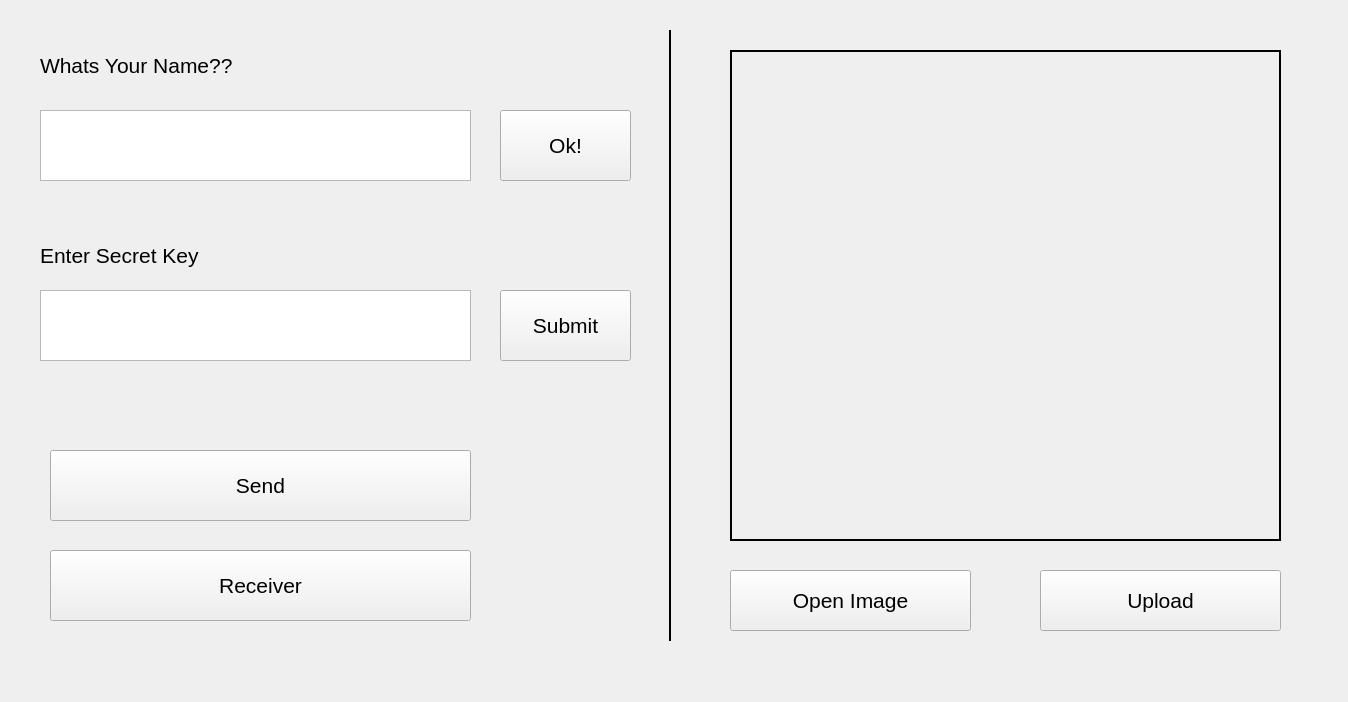
<?xml version="1.0" encoding="UTF-8"?>
<ui version="4.0">
 <class>MainWindow</class>
 <widget class="QMainWindow" name="MainWindow">
  <property name="geometry">
   <rect>
    <x>0</x>
    <y>0</y>
    <width>1348</width>
    <height>702</height>
   </rect>
  </property>
  <property name="windowTitle">
   <string notr="true">MedAlthea</string>
  </property>
  <widget class="QWidget" name="centralwidget">
   <widget class="Line" name="divide_line">
    <property name="geometry">
     <rect>
      <x>660</x>
      <y>30</y>
      <width>20</width>
      <height>611</height>
     </rect>
    </property>
    <property name="frameShadow">
     <enum>QFrame::Plain</enum>
    </property>
    <property name="lineWidth">
     <number>2</number>
    </property>
    <property name="orientation">
     <enum>Qt::Vertical</enum>
    </property>
   </widget>
   <widget class="QLabel" name="label_image">
    <property name="geometry">
     <rect>
      <x>730</x>
      <y>50</y>
      <width>551</width>
      <height>491</height>
     </rect>
    </property>
    <property name="frameShape">
     <enum>QFrame::Box</enum>
    </property>
    <property name="lineWidth">
     <number>2</number>
    </property>
    <property name="text">
     <string/>
    </property>
    <property name="alignment">
     <set>Qt::AlignCenter</set>
    </property>
   </widget>
   <widget class="QPushButton" name="open_image">
    <property name="geometry">
     <rect>
      <x>730</x>
      <y>570</y>
      <width>241</width>
      <height>61</height>
     </rect>
    </property>
    <property name="font">
     <font>
      <family>MS Shell Dlg 2</family>
      <pointsize>16</pointsize>
     </font>
    </property>
    <property name="text">
     <string>Open Image</string>
    </property>
   </widget>
   <widget class="QPushButton" name="upload_image">
    <property name="geometry">
     <rect>
      <x>1040</x>
      <y>570</y>
      <width>241</width>
      <height>61</height>
     </rect>
    </property>
    <property name="font">
     <font>
      <family>MS Shell Dlg 2</family>
      <pointsize>16</pointsize>
     </font>
    </property>
    <property name="text">
     <string>Upload</string>
    </property>
   </widget>
   <widget class="QPushButton" name="send">
    <property name="geometry">
     <rect>
      <x>50</x>
      <y>450</y>
      <width>421</width>
      <height>71</height>
     </rect>
    </property>
    <property name="font">
     <font>
      <pointsize>16</pointsize>
     </font>
    </property>
    <property name="text">
     <string>Send</string>
    </property>
   </widget>
   <widget class="QPushButton" name="submit">
    <property name="geometry">
     <rect>
      <x>500</x>
      <y>290</y>
      <width>131</width>
      <height>71</height>
     </rect>
    </property>
    <property name="font">
     <font>
      <pointsize>16</pointsize>
     </font>
    </property>
    <property name="text">
     <string>Submit</string>
    </property>
   </widget>
   <widget class="QLabel" name="secretkey_label">
    <property name="geometry">
     <rect>
      <x>40</x>
      <y>230</y>
      <width>411</width>
      <height>51</height>
     </rect>
    </property>
    <property name="font">
     <font>
      <pointsize>16</pointsize>
     </font>
    </property>
    <property name="text">
     <string>Enter Secret Key </string>
    </property>
   </widget>
   <widget class="QTextEdit" name="name_field">
    <property name="geometry">
     <rect>
      <x>40</x>
      <y>110</y>
      <width>431</width>
      <height>71</height>
     </rect>
    </property>
    <property name="font">
     <font>
      <pointsize>16</pointsize>
     </font>
    </property>
   </widget>
   <widget class="QTextEdit" name="secret_key">
    <property name="geometry">
     <rect>
      <x>40</x>
      <y>290</y>
      <width>431</width>
      <height>71</height>
     </rect>
    </property>
    <property name="font">
     <font>
      <pointsize>16</pointsize>
     </font>
    </property>
   </widget>
   <widget class="QLabel" name="name_label">
    <property name="geometry">
     <rect>
      <x>40</x>
      <y>40</y>
      <width>421</width>
      <height>51</height>
     </rect>
    </property>
    <property name="font">
     <font>
      <pointsize>16</pointsize>
     </font>
    </property>
    <property name="text">
     <string>Whats Your Name??</string>
    </property>
   </widget>
   <widget class="QPushButton" name="ok_button">
    <property name="geometry">
     <rect>
      <x>500</x>
      <y>110</y>
      <width>131</width>
      <height>71</height>
     </rect>
    </property>
    <property name="font">
     <font>
      <pointsize>16</pointsize>
     </font>
    </property>
    <property name="text">
     <string>Ok!</string>
    </property>
   </widget>
   <widget class="QPushButton" name="receiver">
    <property name="geometry">
     <rect>
      <x>50</x>
      <y>550</y>
      <width>421</width>
      <height>71</height>
     </rect>
    </property>
    <property name="font">
     <font>
      <pointsize>16</pointsize>
     </font>
    </property>
    <property name="text">
     <string>Receiver</string>
    </property>
   </widget>
  </widget>
 </widget>
 <resources/>
 <connections/>
</ui>
